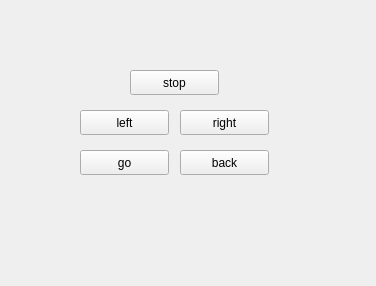
<?xml version="1.0" encoding="UTF-8"?>
<ui version="4.0">
 <class>MainWindowDesign</class>
 <widget class="QMainWindow" name="MainWindowDesign">
  <property name="geometry">
   <rect>
    <x>0</x>
    <y>0</y>
    <width>376</width>
    <height>286</height>
   </rect>
  </property>
  <property name="windowTitle">
   <string>QRosApp</string>
  </property>
  <property name="windowIcon">
   <iconset resource="../resources/images.qrc">
    <normaloff>:/images/icon.png</normaloff>:/images/icon.png</iconset>
  </property>
  <property name="locale">
   <locale language="English" country="Australia"/>
  </property>
  <widget class="QWidget" name="centralwidget">
   <widget class="QPushButton" name="go">
    <property name="geometry">
     <rect>
      <x>80</x>
      <y>150</y>
      <width>89</width>
      <height>25</height>
     </rect>
    </property>
    <property name="text">
     <string>go</string>
    </property>
   </widget>
   <widget class="QPushButton" name="stop">
    <property name="geometry">
     <rect>
      <x>130</x>
      <y>70</y>
      <width>89</width>
      <height>25</height>
     </rect>
    </property>
    <property name="text">
     <string>stop</string>
    </property>
   </widget>
   <widget class="QPushButton" name="back">
    <property name="geometry">
     <rect>
      <x>180</x>
      <y>150</y>
      <width>89</width>
      <height>25</height>
     </rect>
    </property>
    <property name="text">
     <string>back</string>
    </property>
   </widget>
   <widget class="QPushButton" name="left">
    <property name="geometry">
     <rect>
      <x>80</x>
      <y>110</y>
      <width>89</width>
      <height>25</height>
     </rect>
    </property>
    <property name="text">
     <string>left</string>
    </property>
   </widget>
   <widget class="QPushButton" name="right">
    <property name="geometry">
     <rect>
      <x>180</x>
      <y>110</y>
      <width>89</width>
      <height>25</height>
     </rect>
    </property>
    <property name="text">
     <string>right</string>
    </property>
   </widget>
  </widget>
  <action name="action_Quit">
   <property name="text">
    <string>&amp;Quit</string>
   </property>
   <property name="shortcut">
    <string>Ctrl+Q</string>
   </property>
   <property name="shortcutContext">
    <enum>Qt::ApplicationShortcut</enum>
   </property>
  </action>
  <action name="action_Preferences">
   <property name="text">
    <string>&amp;Preferences</string>
   </property>
  </action>
  <action name="actionAbout">
   <property name="text">
    <string>&amp;About</string>
   </property>
  </action>
  <action name="actionAbout_Qt">
   <property name="text">
    <string>About &amp;Qt</string>
   </property>
  </action>
 </widget>
 <resources>
  <include location="../resources/images.qrc"/>
 </resources>
 <connections>
  <connection>
   <sender>action_Quit</sender>
   <signal>triggered()</signal>
   <receiver>MainWindowDesign</receiver>
   <slot>close()</slot>
   <hints>
    <hint type="sourcelabel">
     <x>-1</x>
     <y>-1</y>
    </hint>
    <hint type="destinationlabel">
     <x>399</x>
     <y>299</y>
    </hint>
   </hints>
  </connection>
 </connections>
</ui>
